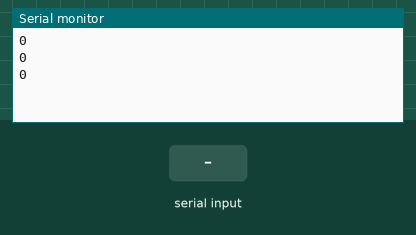
A sketch run on a simulated ESP32. Shown: the last lines printed to the serial monitor. Inputs (shaded band) come from the test bench. Storage starts empty. At 7.0 s the program stops and its outputs stay as they are.

Above: at 2.8 s.
2.9 s: "90,45\n" received over Serial
At 3.8 s:
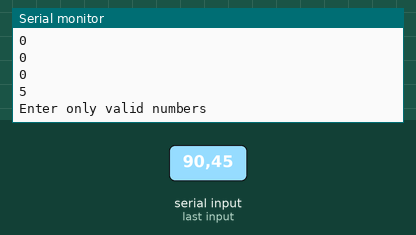
4.5 s: "1\n" received over Serial
At 5.7 s:
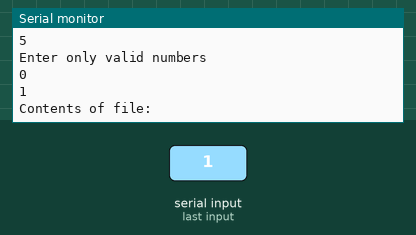
6.5 s: "2\n" received over Serial
At 8.2 s:
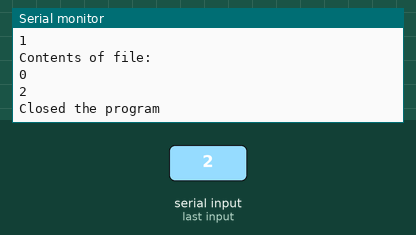
Timing chart, 0 to 8.5 s (numbered marks = the images above; inputs shaded):
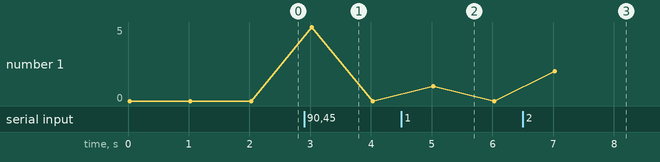

The sketch:

File_interpreter.ino
```cpp
#include "SPIFFS.h"

File file;

void setup()
{
  Serial.begin(115200);
  SPIFFS.begin(true);
  file = SPIFFS.open("/test.txt");
}

void loop()
{
  int input=0;
  while(Serial.available()>1) //not reading the last byte(last character)
  {
    input = (Serial.read())-48;
  }
  Serial.println(input);
  if(input==0)
  {
    //do nothing
    //Serial.println("Execution got here");
  }
  else if(input==1)
  {
    Serial.println("Contents of file:");
    while(file.available())
    {
      Serial.write(file.read());
    }
  }
  else if(input==2)
  {
    file.close();
    Serial.println("Closed the program");
    while(1) {}
  }
  else
  {
    Serial.println("Enter only valid numbers");
  }
  vTaskDelay(1000/portTICK_PERIOD_MS);
}
```

Measured:
- after the input at 2.9 s, the serial monitor: prints a new line after 0.13 s (image 1)
- after the input at 4.5 s, the serial monitor: prints a new line after 0.53 s (image 2)
- after the input at 6.5 s, the serial monitor: prints a new line after 0.53 s (image 3)
- plotted number 1: 0 → 2 after the input at 6.5 s
